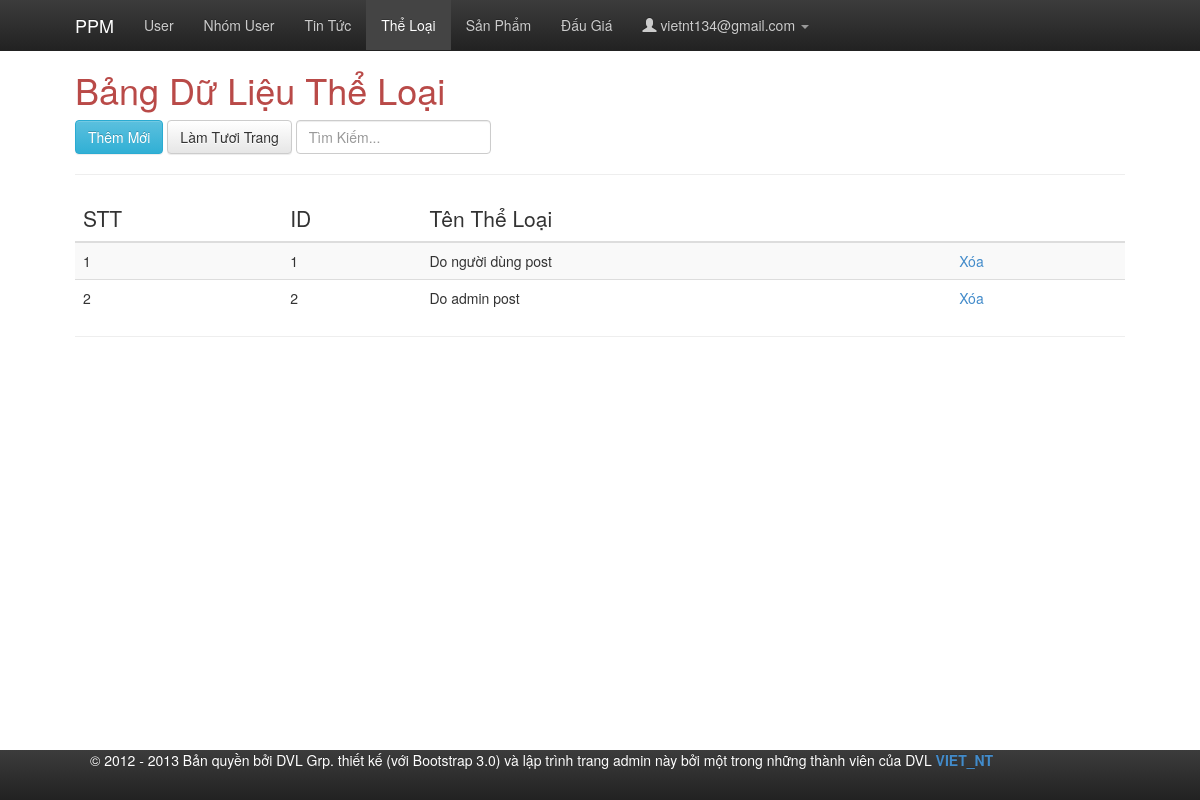
The app's page /admin/index-admin.php?changePage=4 (signed in) with its own data.
### tables this page shows
CREATE TABLE IF NOT EXISTS `tintuc_cataloge` (
  `tintuc_cataloge_id` int(11) NOT NULL AUTO_INCREMENT,
  `tintuc_cataloge_name` varchar(50) NOT NULL,
  PRIMARY KEY (`tintuc_cataloge_id`),
  UNIQUE KEY `tintuc_cataloge_name_UNIQUE` (`tintuc_cataloge_name`)
);

### admin/include/tintucCatalogeForm.php (the view, shortened to what this page needs)
<?php
$query = "select * from tintuc_cataloge order by tintuc_cataloge_id asc";
$result = mysql_query($query);
?>
<h1 class="text-danger">Bảng Dữ Liệu Thể Loại</h1>
<div class="btn-group">
	<a href="index-admin.php?changePage=12" class="btn btn-info">Thêm Mới</a>
</div>
<div class="btn-group">
	<a href="index-admin.php?changePage=4" class="btn btn-default">Làm Tươi Trang</a>
</div>
<div class="btn-group">
	<input placeholder="Tìm Kiếm..." type="search" name="search" class="form-control" value="" id="id_search" />
</div>
<hr id="Eight" />
<div id="tableEight" class="table-responsive">
	<table class="table table-striped table-hover">
		<thead>
			<tr>
				<th class="lead">STT</th>
				<th class="lead">ID</th>
				<th class="lead">Tên Thể Loại</th>
				<th>&nbsp;</th>
			</tr>
		</thead>
		<tbody>
			<?php
			$i = 1;
			if($result){
			while ($row = mysql_fetch_array($result)) {
			?>
			<tr>
				<td><?php echo($i++); ?></td>
				<td><?php echo($row['0'])?></td>
				<td><?php echo($row['1']); ?></td>
				<td>
					&nbsp; <a href="addEditDelete/deleteOneTinTucCataloge.php?tintucCatalogeID=<?php echo($row['0']); ?>&tintucCatalogeName=<?php echo($row['1']); ?>">Xóa</a>
				</td>
			</tr>
			<?php
			}
			}
			?>
		</tbody>
	</table>
</div>
<hr />

### admin/css/docs.css (style rules this page uses)
body { position: relative; padding-top: 50px; }

### admin/js/wysibb/theme/default/wbbtheme.css (style rules this page uses)
html { height:100% !important; }

### records on screen
tintuc_cataloge: tintuc_cataloge_id "1", tintuc_cataloge_name "Do người dùng post"
tintuc_cataloge: tintuc_cataloge_id "2", tintuc_cataloge_name "Do admin post"

### other values on screen
$_SESSION["adminLog"] "vietnt134@gmail.com"
